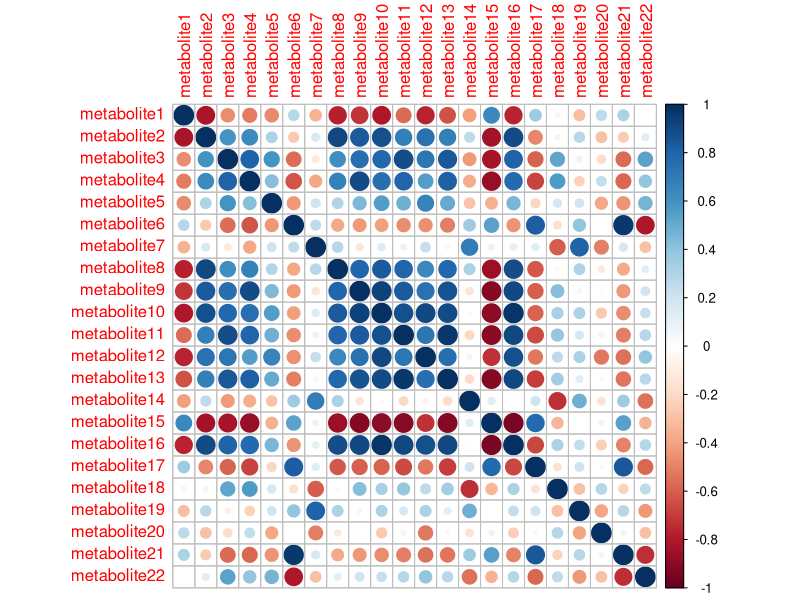
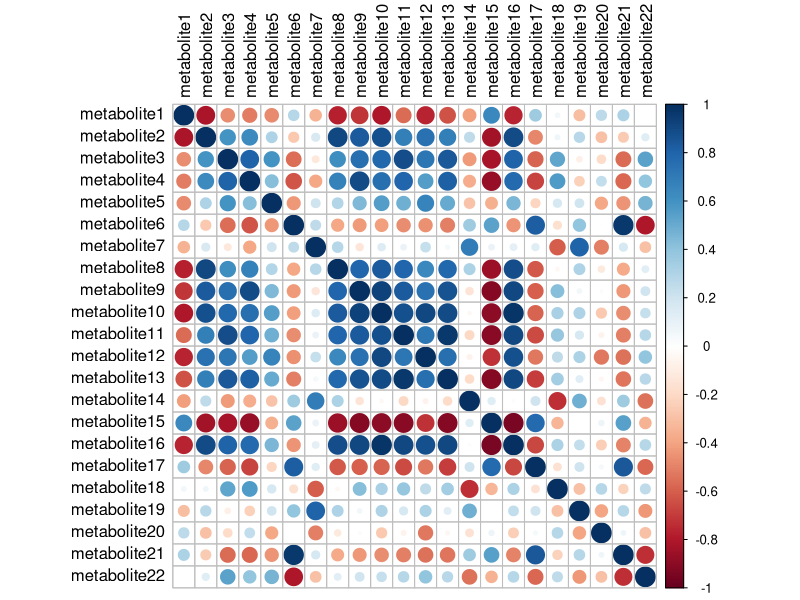
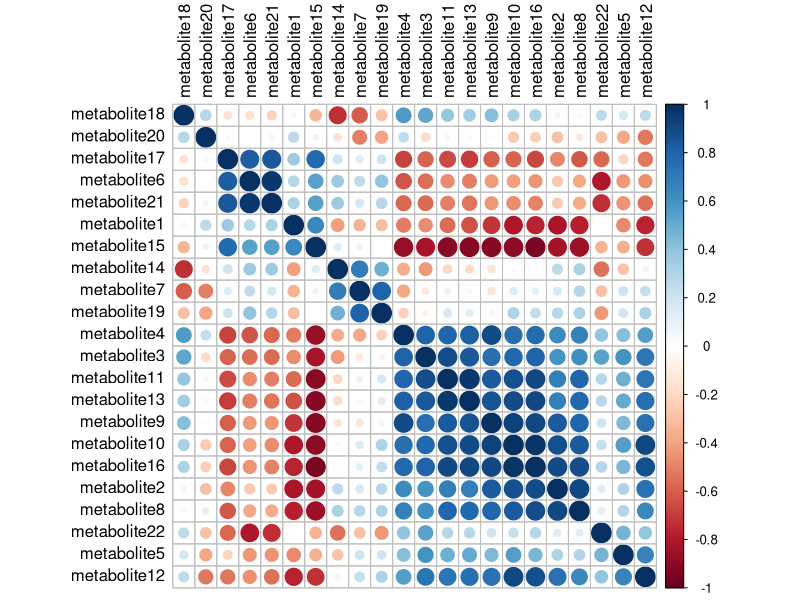
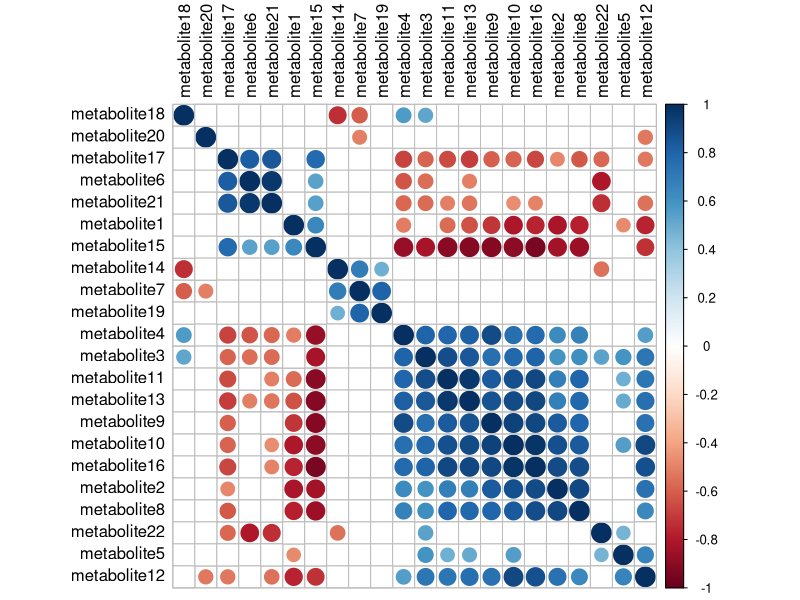
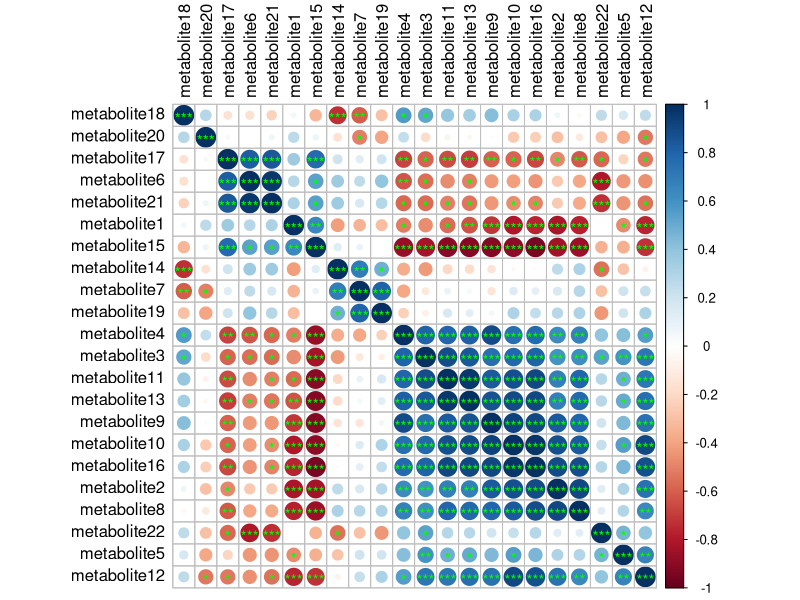
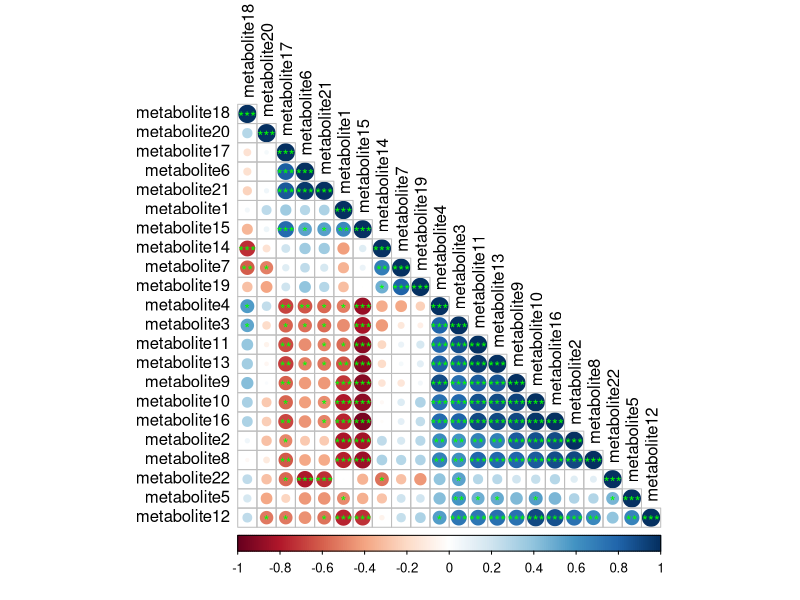
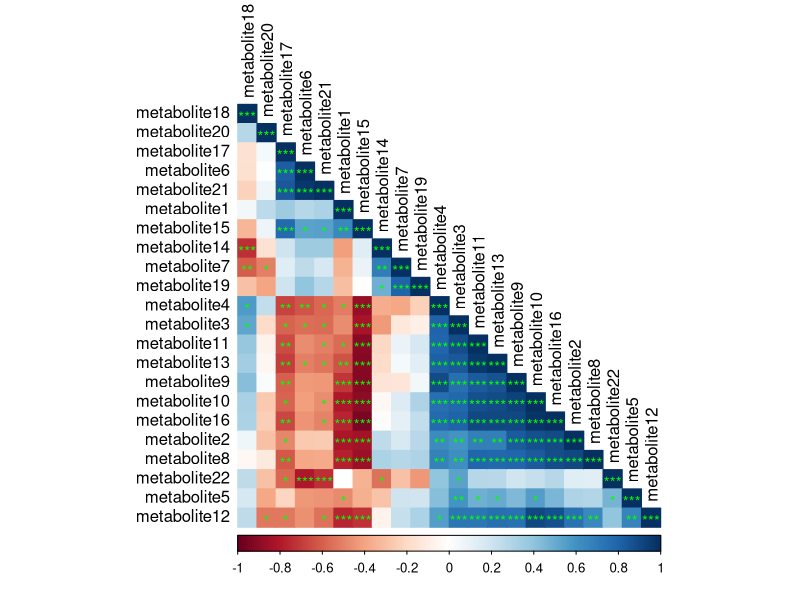

Generate these figures, in order, with R:
install.packages('corrplot')
library('corrplot')
dat <- read.table('cordat.txt', header = T, sep = '\t')
dat <- as.matrix(dat)

corr <- cor(dat)

corrplot(corr)
corrplot(corr, tl.col = 'black')
corrplot(corr, tl.col = 'black', order = 'hclust')

corr1 <- cor.mtest(dat)
corr1$p

corrplot(corr, tl.col = 'black', order = 'hclust', p.mat = corr1$p, insig = 'blank')

corrplot(corr, tl.col = 'black', order = 'hclust', p.mat = corr1$p, 
         insig = 'label_sig', sig.level = c(0.001,0.01,0.05), pch.cex = 0.9,
         pch.col = 'green')

corrplot(corr, tl.col = 'black', order = 'hclust', p.mat = corr1$p, 
         insig = 'label_sig', sig.level = c(0.001,0.01,0.05), pch.cex = 0.9,
         pch.col = 'green', type = 'lower')

corrplot(corr, tl.col = 'black', order = 'hclust', p.mat = corr1$p, 
         insig = 'label_sig', sig.level = c(0.001,0.01,0.05), pch.cex = 0.9,
         pch.col = 'green', type = 'lower', method = 'color')
